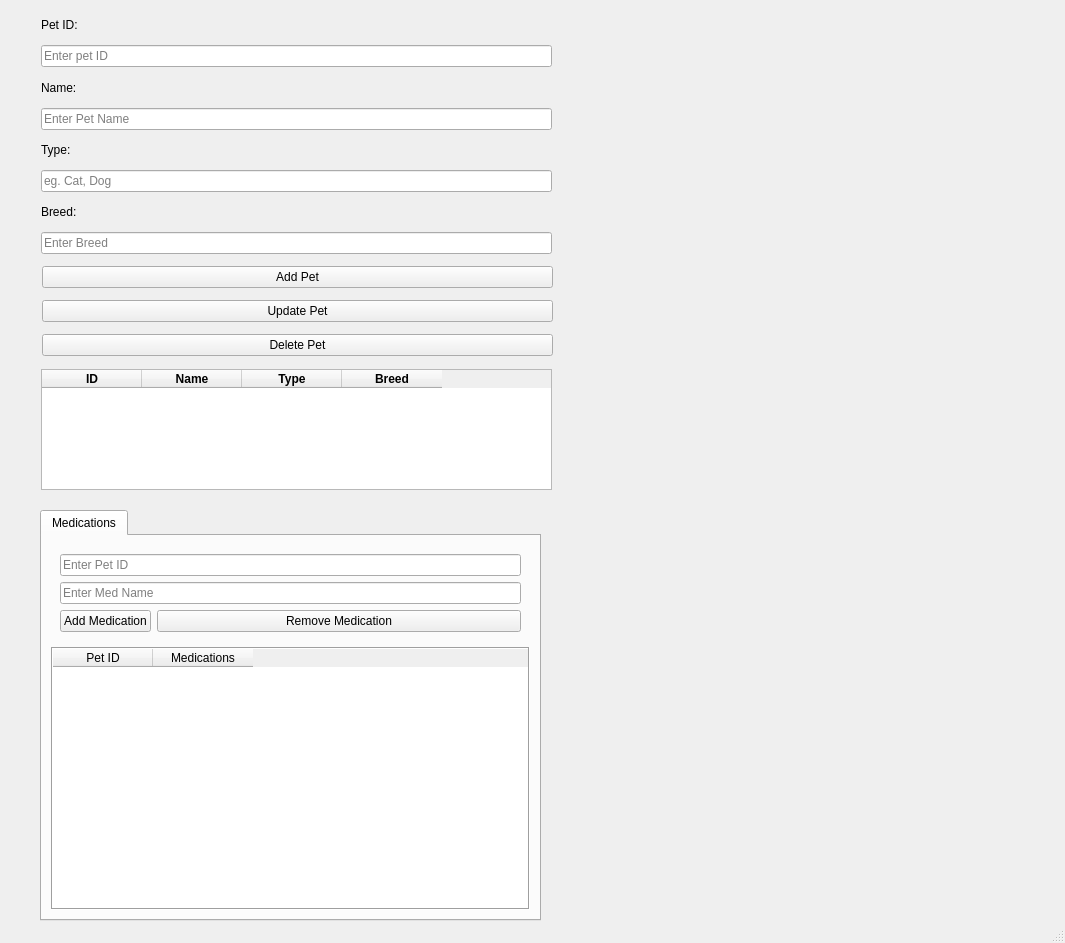
<?xml version="1.0" encoding="UTF-8"?>
<ui version="4.0">
 <class>MainWindow</class>
 <widget class="QMainWindow" name="MainWindow">
  <property name="geometry">
   <rect>
    <x>0</x>
    <y>0</y>
    <width>1065</width>
    <height>943</height>
   </rect>
  </property>
  <property name="minimumSize">
   <size>
    <width>800</width>
    <height>600</height>
   </size>
  </property>
  <property name="windowTitle">
   <string>Pet Health Record System</string>
  </property>
  <widget class="QWidget" name="centralwidget">
   <widget class="QTabWidget" name="mainTabs">
    <property name="geometry">
     <rect>
      <x>40</x>
      <y>510</y>
      <width>501</width>
      <height>411</height>
     </rect>
    </property>
    <property name="currentIndex">
     <number>0</number>
    </property>
    <widget class="QWidget" name="medTab">
     <attribute name="title">
      <string>Medications</string>
     </attribute>
     <layout class="QVBoxLayout" name="verticalLayout_2">
      <item>
       <widget class="QWidget" name="medwidget" native="true">
        <layout class="QFormLayout" name="formLayout_2">
         <item row="0" column="0" colspan="2">
          <widget class="QLineEdit" name="medPetID">
           <property name="placeholderText">
            <string>Enter Pet ID</string>
           </property>
          </widget>
         </item>
         <item row="1" column="0" colspan="2">
          <widget class="QLineEdit" name="medName">
           <property name="placeholderText">
            <string>Enter Med Name</string>
           </property>
          </widget>
         </item>
         <item row="2" column="0">
          <widget class="QPushButton" name="addMedBtn">
           <property name="text">
            <string>Add Medication</string>
           </property>
          </widget>
         </item>
         <item row="2" column="1">
          <widget class="QPushButton" name="removeMedBtn">
           <property name="text">
            <string>Remove Medication</string>
           </property>
          </widget>
         </item>
        </layout>
       </widget>
      </item>
      <item>
       <widget class="QTableWidget" name="medTable">
        <property name="frameShape">
         <enum>QFrame::Shape::Box</enum>
        </property>
        <property name="dragEnabled">
         <bool>false</bool>
        </property>
        <property name="alternatingRowColors">
         <bool>false</bool>
        </property>
        <property name="columnCount">
         <number>2</number>
        </property>
        <attribute name="horizontalHeaderVisible">
         <bool>true</bool>
        </attribute>
        <attribute name="horizontalHeaderCascadingSectionResizes">
         <bool>false</bool>
        </attribute>
        <attribute name="verticalHeaderCascadingSectionResizes">
         <bool>false</bool>
        </attribute>
        <attribute name="verticalHeaderShowSortIndicator" stdset="0">
         <bool>false</bool>
        </attribute>
        <attribute name="verticalHeaderStretchLastSection">
         <bool>false</bool>
        </attribute>
        <column>
         <property name="text">
          <string>Pet ID</string>
         </property>
        </column>
        <column>
         <property name="text">
          <string>Medications</string>
         </property>
        </column>
       </widget>
      </item>
     </layout>
    </widget>
   </widget>
   <widget class="QWidget" name="layoutWidget">
    <property name="geometry">
     <rect>
      <x>41</x>
      <y>11</y>
      <width>511</width>
      <height>243</height>
     </rect>
    </property>
    <layout class="QVBoxLayout" name="formLayout">
     <item>
      <widget class="QLabel" name="label_petID">
       <property name="text">
        <string>Pet ID:</string>
       </property>
      </widget>
     </item>
     <item>
      <widget class="QLineEdit" name="petID">
       <property name="inputMask">
        <string/>
       </property>
       <property name="text">
        <string/>
       </property>
       <property name="placeholderText">
        <string>Enter pet ID</string>
       </property>
      </widget>
     </item>
     <item>
      <widget class="QLabel" name="label_petName">
       <property name="text">
        <string>Name:</string>
       </property>
      </widget>
     </item>
     <item>
      <widget class="QLineEdit" name="petName">
       <property name="text">
        <string/>
       </property>
       <property name="placeholderText">
        <string>Enter Pet Name</string>
       </property>
      </widget>
     </item>
     <item>
      <widget class="QLabel" name="label_petType">
       <property name="text">
        <string>Type:</string>
       </property>
      </widget>
     </item>
     <item>
      <widget class="QLineEdit" name="petType">
       <property name="text">
        <string/>
       </property>
       <property name="placeholderText">
        <string>eg. Cat, Dog</string>
       </property>
      </widget>
     </item>
     <item>
      <widget class="QLabel" name="label_petBreed">
       <property name="text">
        <string>Breed:</string>
       </property>
      </widget>
     </item>
     <item>
      <widget class="QLineEdit" name="petBreed">
       <property name="text">
        <string/>
       </property>
       <property name="placeholderText">
        <string>Enter Breed</string>
       </property>
      </widget>
     </item>
    </layout>
   </widget>
   <widget class="QWidget" name="layoutWidget">
    <property name="geometry">
     <rect>
      <x>42</x>
      <y>260</y>
      <width>511</width>
      <height>103</height>
     </rect>
    </property>
    <layout class="QVBoxLayout" name="buttonLayout">
     <item>
      <widget class="QPushButton" name="addBtn">
       <property name="cursor">
        <cursorShape>PointingHandCursor</cursorShape>
       </property>
       <property name="text">
        <string>Add Pet</string>
       </property>
      </widget>
     </item>
     <item>
      <widget class="QPushButton" name="updateBtn">
       <property name="cursor">
        <cursorShape>PointingHandCursor</cursorShape>
       </property>
       <property name="text">
        <string>Update Pet</string>
       </property>
      </widget>
     </item>
     <item>
      <widget class="QPushButton" name="deleteBtn">
       <property name="cursor">
        <cursorShape>PointingHandCursor</cursorShape>
       </property>
       <property name="text">
        <string>Delete Pet</string>
       </property>
      </widget>
     </item>
    </layout>
   </widget>
   <widget class="QTableWidget" name="petTable">
    <property name="enabled">
     <bool>true</bool>
    </property>
    <property name="geometry">
     <rect>
      <x>41</x>
      <y>369</y>
      <width>511</width>
      <height>121</height>
     </rect>
    </property>
    <property name="sizePolicy">
     <sizepolicy hsizetype="Expanding" vsizetype="Expanding">
      <horstretch>10</horstretch>
      <verstretch>10</verstretch>
     </sizepolicy>
    </property>
    <property name="font">
     <font>
      <bold>true</bold>
     </font>
    </property>
    <property name="editTriggers">
     <set>QAbstractItemView::EditTrigger::NoEditTriggers</set>
    </property>
    <property name="selectionBehavior">
     <enum>QAbstractItemView::SelectionBehavior::SelectRows</enum>
    </property>
    <property name="columnCount">
     <number>4</number>
    </property>
    <attribute name="horizontalHeaderCascadingSectionResizes">
     <bool>false</bool>
    </attribute>
    <column>
     <property name="text">
      <string>ID</string>
     </property>
    </column>
    <column>
     <property name="text">
      <string>Name</string>
     </property>
    </column>
    <column>
     <property name="text">
      <string>Type</string>
     </property>
    </column>
    <column>
     <property name="text">
      <string>Breed</string>
     </property>
    </column>
   </widget>
  </widget>
  <widget class="QMenuBar" name="menubar">
   <property name="geometry">
    <rect>
     <x>0</x>
     <y>0</y>
     <width>1065</width>
     <height>21</height>
    </rect>
   </property>
  </widget>
  <widget class="QStatusBar" name="statusbar"/>
 </widget>
 <resources/>
 <connections/>
</ui>
